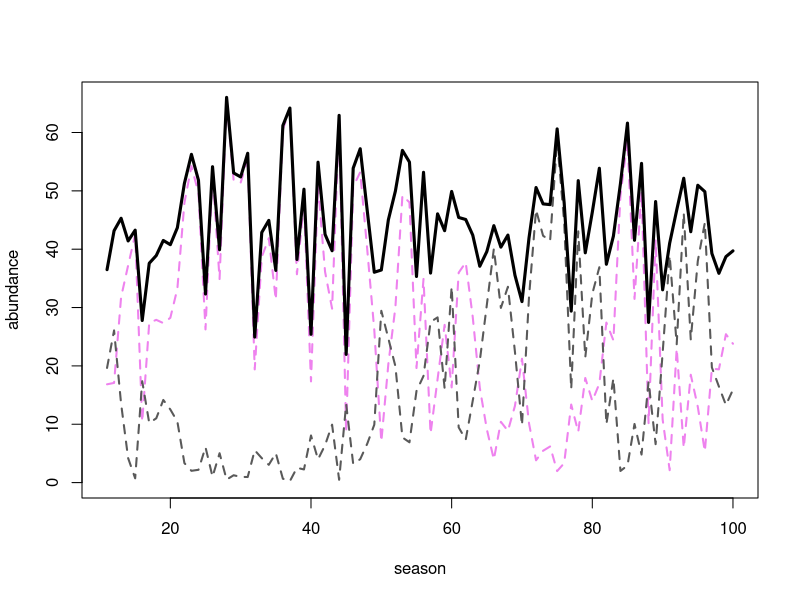

Write the R code that produced this figure.
##  Semi-discrete relative nonlinearity model of two species 
##    coexisting on one essential resource                

##  Authors:  Andrew Tredennick, Peter Adler, and Fred Adler
##  Email:    atredenn@gmail.com
##  Date:     4.24.2015 -- Copied over from relative_nonlinearity.R and 
##                         variable germination included for storage effect.


##  MODEL DESCRIPTION
# Species "split" themselves between a dormant, low-mortaility stage (D) and 
# a higher mortality, high growth stage (N).
# The single resource is R.
# There are two sources of variability: an environmental cue that drives the
# storage effect, and resource variability.

# clear the workspace
rm(list=ls())

####
#### Initial conditions, global variables, and parameters ------------------------
####
temporal_autocorrelation <- F       # turn temporal autocorrelation on(T)/off(F)
seasons <- 100                   # number of seasons to simulate
seasons_to_exclude <- 10           # initial seasons to exclude from plots
days_to_track <- 60               # number of days to simulate in odSolve
DNR <- c(D=c(1,1),N=c(1,1),R=10)    # initial conditions
Rmu <- 2                            # mean resource pulse (on log scale)
Rsd_annual <- 0.1                     # std dev of annual mean resource level
Rsd <- 1                            # std dev of resource pulses (on log scale)
sigE <- 2                           # environmental cue variability
rho <- -1                            # environmental cue correlation between species
parms <- list(
  r = c(5,5),                     # max growth rate for each species
  alpha = c(5,5),                 # rate parameter for Hill function 
  beta = c(20,20),                  # shape parameter for Hill function
  mN = c(0.5,0.5),                  # live biomass loss (mortality) rates 
  mD = c(0.01, 0.01),              # dormant biomass loss (mortality) rates
  a = c(0.5,0.5)                    # allocation fraction of live biomass to seed bank
)

####
#### Load relevant libraries ----------------------------------------
####
library('deSolve')
library('mvtnorm')
library('plyr')
library('ggplot2')
library('gridExtra')


####
#### Model function -------------------------------------------------
####
## Continuous model
updateDNR <- function(t, DNR, parms){
  with(as.list(c(DNR, parms)), {
    dD1dt = N1*a[1] - (mD[1]*D1)
    dD2dt = N2*a[2] - (mD[2]*D2)
    dN1dt = N1*(uptake_R(r[1], R, alpha[1], beta[1]) - mN[1] - a[1])
    dN2dt = N2*(uptake_R(r[2], R, alpha[2], beta[2]) - mN[2] - a[2])
    dRdt = -1 * ((dN1dt + mN[1]*N1) + (dN2dt + mN[2]*N2))
    list(c(dD1dt, dD2dt, dN1dt, dN2dt, dRdt)) #output
  })
}

##  Resource uptake function (Hill function)
uptake_R <- function(r, R, alpha, beta){
  return((r*R^alpha) / (beta^alpha + R^alpha))
}

## Discrete model
update_DNR <- function(t,DNR,gs){
  with (as.list(DNR),{
    g1 <- gs[1]
    g2 <- gs[2]
    N1 <- D1*g1
    N2 <- D2*g2
    D1 <- D1*(1-g1)
    D2 <- D2*(1-g2)
    R <- Rvector[t]
    return(c(D1, D2, N1, N2, R))
  })
}


####
#### Simulate model -----------------------------------------------------
####
days <- c(1:days_to_track)

# Get "germination" fractions for each year
getG <- function(sigE, rho, nTime){
  varcov <- matrix(c(sigE, rho*sigE, rho*sigE, sigE), 2, 2)
  e <- rmvnorm(n = nTime, mean = c(0,0), sigma = varcov)
  g <- exp(e) / (1+exp(e))
  return(g)
}

# Loop over seasons
nms <- names(DNR)
gVec <- getG(sigE = sigE, rho = rho, nTime = seasons)

if(temporal_autocorrelation==FALSE){
  Rvector <- rlnorm(seasons, Rmu, Rsd_annual)
}

# if(temporal_autocorrelation==TRUE){
#   if(Rsd != 0){
#     Rvector <- filter(rlnorm(seasons,Rmu,Rsd), filter=rep(1,3), circular=TRUE)
#   }
#   if(Rsd == 0){
#     Rvector <- rlnorm(seasons,Rmu,Rsd_annual) 
#   } 
# }

pulse_events <- matrix(nrow=seasons, ncol=days_to_track)
for(do_season in 1:seasons){
  pulse_events[do_season,] <- rlnorm(days_to_track, log(Rvector[do_season]), Rsd)
}
save_seasons <- data.frame(time=NA,D1=NA,D2=NA,N1=NA,N2=NA,R=NA,Rstart=NA,season=NA)

for(season_now in 1:seasons){
  eventdat <- data.frame(var = rep("R", days_to_track),
                         time = 1:days_to_track,
                         value = pulse_events[season_now,],
                         method = rep("add", days_to_track))
  Rstart <- as.list(DNR)$R
  output <- as.data.frame(ode(y = DNR, times = days, 
                              func = updateDNR, parms = parms,
                              events = list(data = eventdat)))
  
  DNR <- as.numeric(output[nrow(output),nms])
  names(DNR) <- nms
  R_update <- Rvector[season_now]
  DNR <- update_DNR(season_now, DNR, gVec[season_now,])
  names(DNR) <- nms
  new_season <- as.data.frame(output)
  new_season$season <- season_now
  new_season$Rstart <- Rstart
  save_seasons <- rbind(save_seasons, new_season)
}


####
####  Make some plots ----------------------------------
####
#take out first couple seasons
save_seasons <- subset(save_seasons, season>seasons_to_exclude)
# matplot(seq_along(along.with = save_seasons$time), 
#         save_seasons[,c("N1","N2")], type="l")

#plot just average abundance by season
mean_of_season <- ddply(save_seasons, .(season), summarise,
                        mean_N1 = mean(N1),
                        mean_N2 = mean(N2),
                        mean_D1 = mean(D1),
                        mean_D2 = mean(D2))


seasonal_total <- apply(mean_of_season[,c("mean_N1","mean_N2")], 1, sum)
matplot(mean_of_season$season, mean_of_season[,c("mean_N1","mean_N2")], 
        type="l", xlab="season", ylab="abundance", ylim=c(0, max(seasonal_total,na.rm=TRUE)),
        col=c("violet", "grey35"), lty=c(2,2), lwd=c(2,2))
lines(mean_of_season$season, seasonal_total, lwd=3, lty=1)
